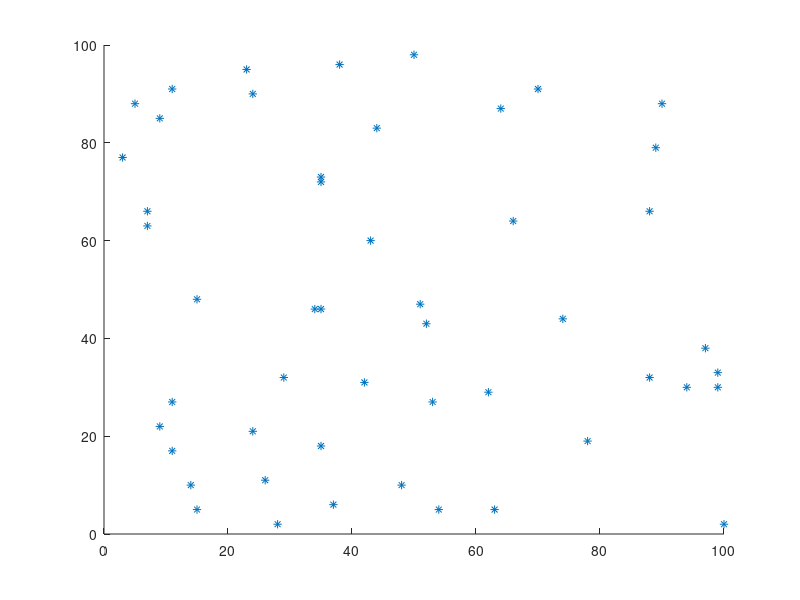

This chart was generated by the following MATLAB code: (Note: this script raises an error after producing the figure.)
clear all;clc;close all;
hold off;
N = 50; %no.of pairs
area=100;
FF=20;
Pd= 0.01; % -20dB
N0=0.001; % -174dBm/Hz=30dB....
% Generating random positions
xValues = uint8(rand(1,N)*area);
yValues = uint8(rand(1,N)*area);
xdValues = uint8(rand(1,N)*area);
ydValues = uint8(rand(1,N)*area);
rt = scatter(yValues, xValues, '*');
axis([0 area 0 area]);
step=3;
%% positions of D2D pairs at "t" time intervals
for t=1:1:4
    yt = double(ydValues)-double(yValues);
    xt = double(xdValues)-double(xValues); 
    x = zeros(1,N);
    y = zeros(1,N);
    for i=1:N
        if(xt(i) == 0)
            y(i) = double(yValues(i))+  sign(yt(i)) * step;
        else
            m = yt(i)./xt(i);
            sine = m./sqrt(1+m.^2);
            cosine = 1./sqrt(1+m.^2);
            x(i) = double(xValues(i)) +cosine.*sign(xt(i))*step;
            y(i) = double(yValues(i)) +(abs(sine).*sign(yt(i)))*step;
        end
    
    t=t+1;
    end
%%%%%%%%%%%%%%%%%%%%%%%%%%%%%%%%%%%%%%%%%%%%%%%%
%% FINDING SINR for D2D pairs
d=zeros(N,N);
freq=2*10^6;
c=3*10^8;
lamda=c/freq;
alpd=(lamda/(4*pi*5))^2;
alpN=0;
for i=1:1:N
    for j=1:1:N
         d(i,j)=sqrt((x(i)-x(j))^2+(y(i)-y(j))^2); 
        if i==j
            alp(i,j)=alpd;
        else
        alp(i,j)=(lamda/(4*pi*d(i,j)))^2;
        end
    end
end
for i=1:1:N
    for j=1:1:N
    alpN=sum(alp(i,:));
    SINR(i,j)=(Pd*alp(i,j))/(Pd*alpN + N0);
    SINR(i,j)=SINR(i,j)*1000;
    end
end

%%%%%%%%%%%%%%%%%%%%%%%%%%%%%%%%%%%%%%%%%%%%
%% ACO
K=100;
%Number of ants
A=generateants(K,N);
P=zeros(N,FF);
BESTALLOT=[];
BESTVAL=[];
for iter=1:1:100
    COL=[];
for i=1:1:K
c=J(A{i},1./SINR);

P=P+A{i}*c;
COL=[COL c];
end
[u,v]=max(COL);
BESTALLOT{iter}=A{v};
BESTVAL=[BESTVAL COL(v)];
%Generate next set of ants
for i=1:1:K
    M=zeros(N,FF);
for j=1:1:N
    temp=P(j,:)/sum(P(j,:));
    cs=cumsum(temp);
    [u,v]=find((cs-rand)>0);
    M(j,v(1))=1;
end
A{i}=M;
end
end
BEST=zeros(N,FF);
[g,h]=max(BESTVAL);
BEST=BESTALLOT{h};           
figure;
imagesc(M);
%imgg=(imshow(BEST,'InitialMagnification','fit'));

xlabel("Frequency Blocks");
ylabel("D2D pairs");

t=t+1;
%% %%%%%%%%%%%%%%%%%%%%%%%%%%%%%%%%%%%%%%%%%%%%%%%%%%%%%%
   xValues = x;
    yValues = y;
    d = sqrt(yt.^2 + xt.^2);    
    h = findobj(rt);
    pause(1);
    prevX = get(h,'XData');
    prevY = get(h,'YData');
    set(h,'XData',xValues);
    set(h,'YData',yValues);
end



